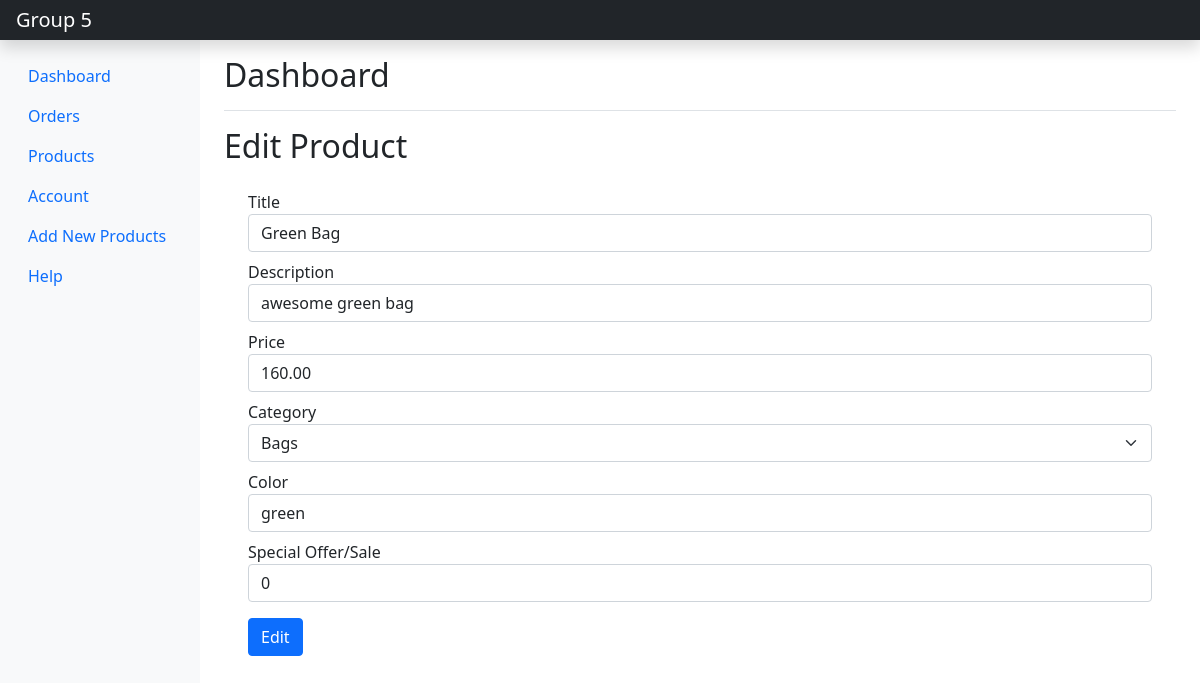
Page /admin/edit_product.php?product_id=2 on the earlier database version.
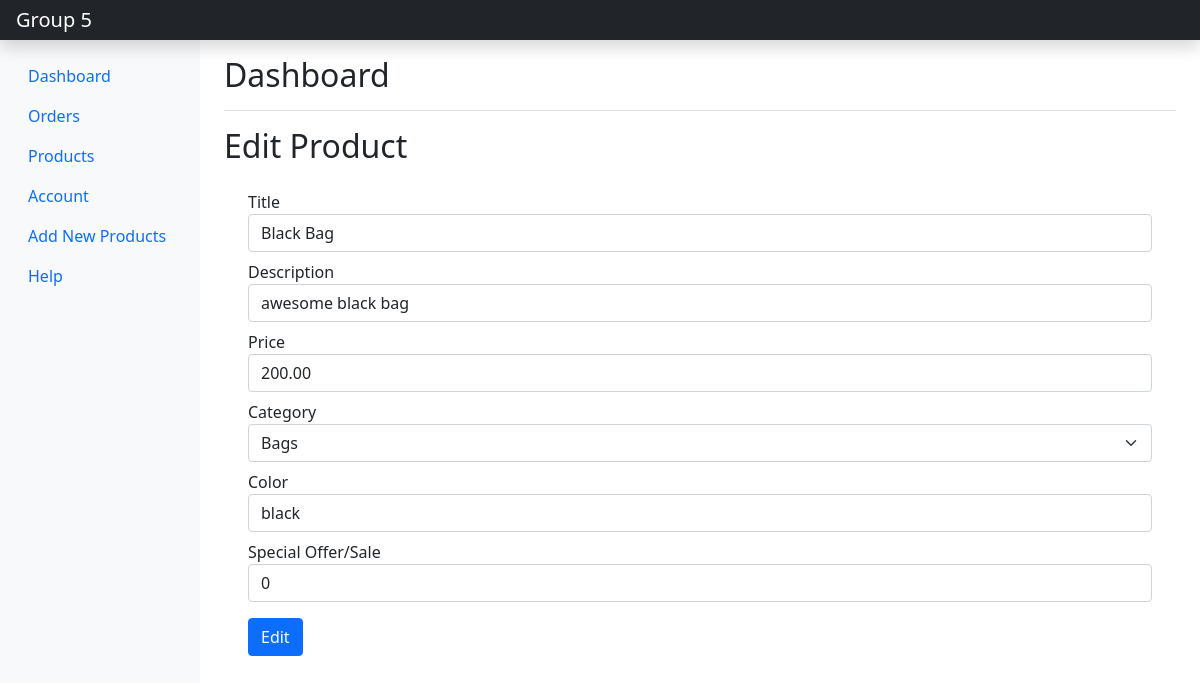
Same page on the later database version.
### tables this page shows
CREATE TABLE `products` (
  `product_id` int(11) NOT NULL,
  `product_name` varchar(100) NOT NULL,
  `product_category` varchar(100) NOT NULL,
  `product_description` varchar(255) NOT NULL,
  `product_image` varchar(255) NOT NULL,
  `product_image2` varchar(255) NOT NULL,
  `product_image3` varchar(255) NOT NULL,
  `product_image4` varchar(255) NOT NULL,
  `product_price` decimal(6,2) NOT NULL,
  `product_special_offer` int(2) NOT NULL,
  `product_color` varchar(100) NOT NULL,
  `max_product_quantity` int(11) NOT NULL
);

### admin/edit_product.php (the view, shortened to what this page needs)
<?php include('header.php'); ?>
<?php
   if(isset($_GET['product_id'])){
    $product_id = $_GET['product_id'];
    $stmt = $conn->prepare("SELECT * FROM products WHERE product_id=?");
    $stmt->bind_param('i',$product_id);
    $stmt->execute();
    $products = $stmt->get_result();
   }else if(isset($_POST['edit_btn'])){
       $product_id = $_POST['product_id'];
       $title = $_POST['title'];
       $description = $_POST['description'];
       $price = $_POST['price'];
       $offer = $_POST['offer'];
       $color = $_POST['color'];
       $category = $_POST['category'];
        $stmt = $conn->prepare("UPDATE products SET product_name=?, product_description=?, product_price=?,
                                product_special_offer=?, product_color=?, product_category=?  WHERE product_id=?");
        $stmt->bind_param('ssssssi',$title,$description,$price,$offer,$color,$category,$product_id);
        if($stmt->execute()){
            header('location: products.php?edit_success_message=Product has been updated successfully');
        }else{
             header('location: products.php?edit_failure_message=Error occured, try again');
        }
  }else{
     header('location: products.php');
     exit;
   }
?>
<div class="container-fluid">
  <div class="row"  style="min-height: 1000px">
   <?php include('sidemenu.php'); ?>
    <main class="col-md-9 ms-sm-auto col-lg-10 px-md-4">
      <div class="d-flex justify-content-between flex-wrap flex-md-nowrap align-items-center pt-3 pb-2 mb-3 border-bottom">
        <h1 class="h2">Dashboard</h1>
      </div>
      <h2>Edit Product</h2>
      <div class="table-responsive">
          <div class="mx-auto container">
              <form id="edit-form"  method="POST" action="edit_product.php">
                <div class="form-group mt-2">
                 <?php foreach($products as $product){ ?>
                    <label>Title</label>
                    <input type="text" class="form-control" id="product-name" value="<?php echo $product['product_name']?>" name="title" placeholder="Title" required/>
                </div>
                  <div class="form-group mt-2">
                      <label>Description</label>
                      <input type="text" class="form-control" id="product-desc" value="<?php echo $product['product_description']?>"  name="description" placeholder="Description" required/>
                  </div>
                  <div class="form-group mt-2">
                    <label>Price</label>
                    <input type="text" class="form-control" id="product-price"  value="<?php echo $product['product_price']?>"  name="price" placeholder="Price" required/>
                </div>
                <div class="form-group mt-2">
                    <label>Category</label>
                    <select  class="form-select" required name="category" >
                        <option value="bags">Bags</option>
                    </select>
                </div>
                  <div class="form-group mt-2">
                      <label>Color</label>
                      <input type="text" class="form-control" value="<?php  echo $product['product_color']?>"  id="product-color" name="color" placeholder="Color" required/>
                  </div>
              <div class="form-group mt-2">
                    <label>Special Offer/Sale</label>
                    <input type="number" class="form-control" value="<?php echo $product['product_special_offer']?>"  id="product-offer" name="offer" placeholder="Sale %" required/>
                </div>
                <div class="form-group mt-3">
                    <input type="submit" class="btn btn-primary" name="edit_btn" value="Edit"/>
                </div>
                <?php } ?>
              </form>
          </div>
      </div>
    </main>
  </div>
</div>
  </body>
</html>

Differences in the rows shown:
changed products: title "Green Bag" → "Black Bag"; description "awesome green bag" → "awesome black bag"; price "160.00" → "200.00"; color "green" → "black"
